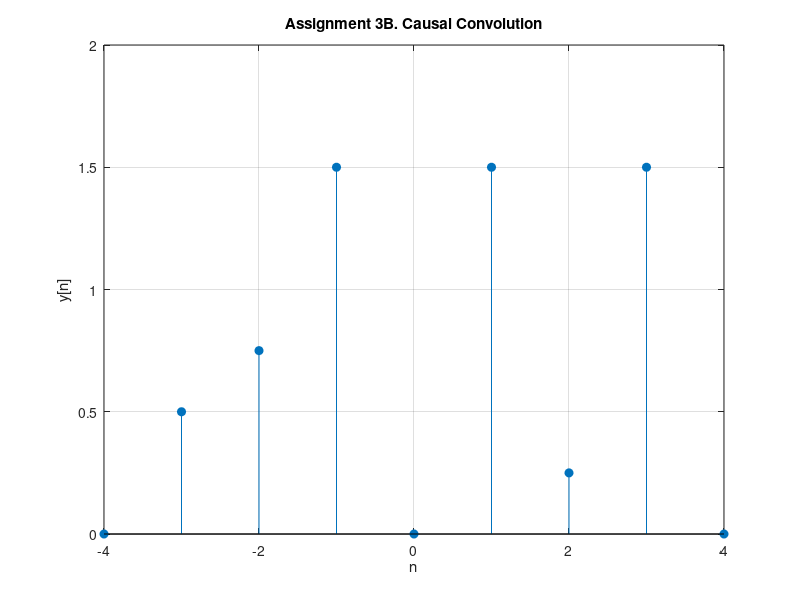

Reproduce this figure in MATLAB.
clear all;
close all;
clc;

x = [1,-0.5,1,-0.5,1];
h = [1/2,1,3/2];

y = conv(x,h);

stem(-4:1:4, [0,y,0], 'filled');
title('Assignment 3B. Causal Convolution');
xlabel('n');
ylabel('y[n]');
ylim([0,2])
grid on;

s = tf('s');
G = s;
